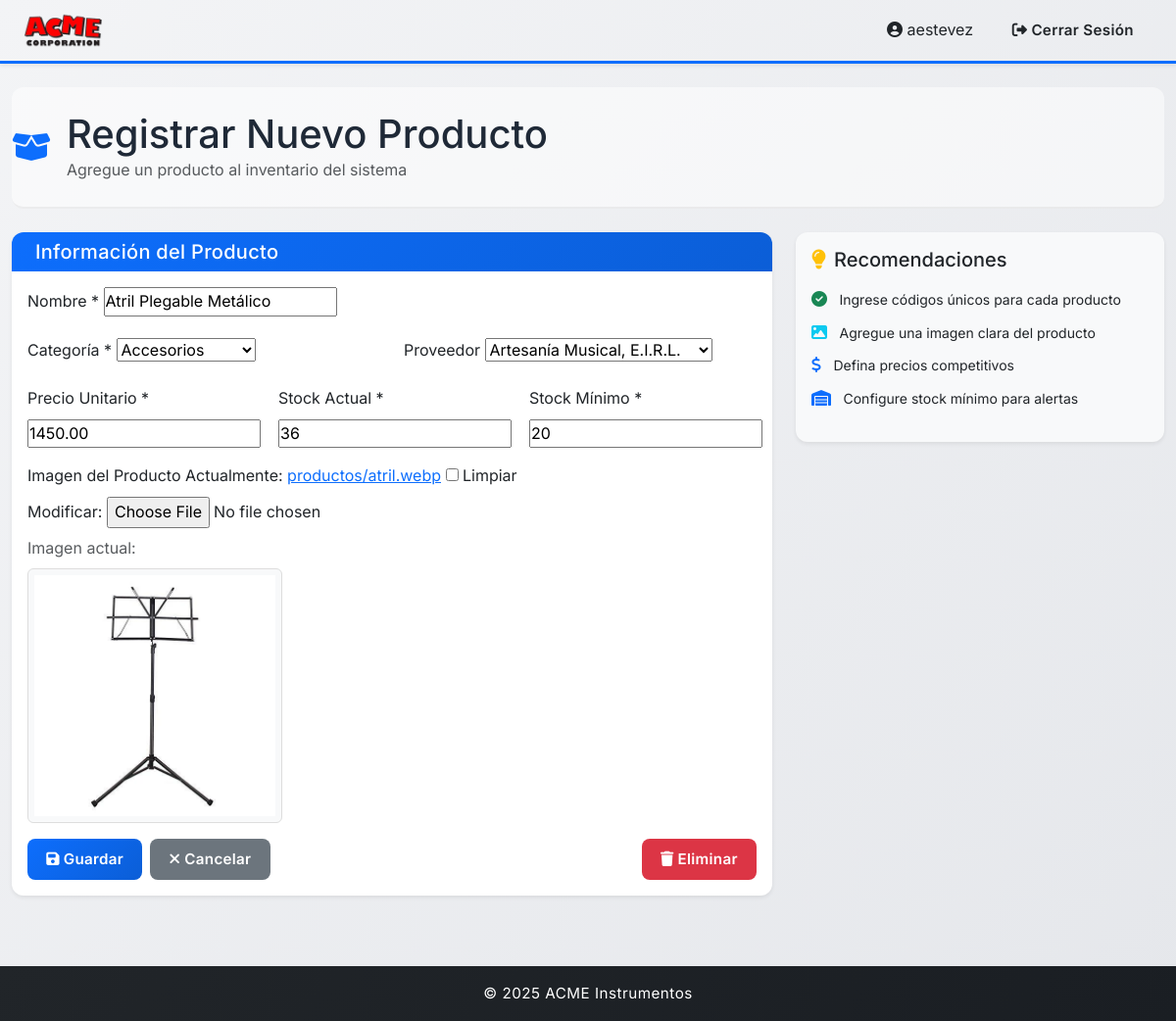
The app's page /inventario/productos/ACC-002 (signed in) with its own data.
### inventario/models.py (models this page shows, shortened)
class Producto(models.Model):
    id_producto = models.AutoField(primary_key=True)
    codigo = models.CharField(max_length=10, unique=True, blank=True, editable=False)
    nombre = models.CharField(max_length=50, unique=True)
    imagen = models.ImageField(upload_to="productos/", null=True, blank=True)
    categoria = models.ForeignKey(CategoriaProducto, on_delete=models.CASCADE)
    proveedor = models.ForeignKey(
        "proveedores.Proveedor",
        on_delete=models.SET_NULL,
        null=True,
        blank=True,
        related_name="productos",
    )
    precio_unitario = models.DecimalField(max_digits=10, decimal_places=2)
    stock_actual = models.IntegerField()
    stock_minimo = models.IntegerField()
    creado_en = models.DateTimeField(auto_now_add=True)

### inventario/views.py (the view)
# urls.py: path("productos/<str:codigo>", crear_editar_producto, name="producto_detalle"),
def crear_editar_producto(request, codigo=None):
    producto = (
        get_object_or_404(Producto, codigo=codigo) if codigo is not None else None
    )
    if request.method == "POST":
        form = ProductoForm(request.POST, request.FILES, instance=producto)
        if form.is_valid():
            form.save()
            return redirect("inventario" if producto else "crear_producto")
    else:
        form = ProductoForm(instance=producto)
    return render(
        request, "producto_form.html", {"form": form, "editando": producto is not None}
    )

### inventario/forms.py
class ProductoForm(forms.ModelForm):
    class Meta:
        model = Producto
        fields = "__all__"

### inventario/models.py (called while the page is built)
    def __str__(self):
        return self.descripcion

### proveedores/models.py (called while the page is built)
    def __str__(self):
        return self.nombre

### inventario/templates/producto_form.html (shortened to what this page needs)
{% extends "base.html" %} {% block content %}
<div class="page-header mb-4">
  <div class="d-flex align-items-center">
    <i class="fas fa-box-open fa-2x text-primary me-3"></i>
    <div>
      <h1 class="mb-0">Registrar Nuevo Producto</h1>
      <p class="text-muted mb-0">Agregue un producto al inventario del sistema</p>
    </div>
  </div>
</div>
<div class="row">
  <div class="col-md-8">
    <div class="card shadow-sm">
      <div class="card-header bg-gradient-primary text-white">
        <h5 class="mb-0">Información del Producto</h5>
      </div>
      <div class="card-body">
        <form method="POST" enctype="multipart/form-data">
          <div class="mb-3">
            <label class="form-label">Nombre *</label>
            {{ form.nombre }}
          </div>
          <div class="row">
            <div class="col-md-6 mb-3">
              <label class="form-label">Categoría *</label>
              {{ form.categoria }}
            </div>
            <div class="col-md-6 mb-3">
              <label class="form-label">Proveedor</label>
              {{ form.proveedor }}
            </div>
          </div>
          <div class="row">
            <div class="col-md-4 mb-3">
              <label class="form-label">Precio Unitario *</label>
              {{ form.precio_unitario }}
            </div>
            <div class="col-md-4 mb-3">
              <label class="form-label">Stock Actual *</label>
              {{ form.stock_actual }}
            </div>
            <div class="col-md-4 mb-3">
              <label class="form-label">Stock Mínimo *</label>
              {{ form.stock_minimo }}
            </div>
          </div>
          <div class="mb-3">
            <label class="form-label">Imagen del Producto</label>
            {{ form.imagen }} {% if form.instance.imagen %}
            <div class="mt-2">
              <p class="text-muted mb-2">Imagen actual:</p>
              <img
                src="{{ form.instance.imagen.url }}"
                alt="{{ form.instance.nombre }}"
                class="product-image-preview"
              />
            </div>
            {% endif %}
          </div>
          <div class="d-flex gap-2">
            <button type="submit" class="btn btn-primary">
              <i class="fas fa-save me-1"></i>Guardar
            </button>
            <a href="{% url 'inventario' %}" class="btn btn-secondary">
              <i class="fas fa-times me-1"></i>Cancelar
            </a>
            {% if form.instance.pk %}
            <a
              href="{% url 'borrar_producto' form.instance.pk %}"
              class="btn btn-danger ms-auto"
              onclick="return confirm('¿Seguro que deseas borrar este producto?');"
            >
              <form action="{% url 'borrar_producto' form.instance.pk %}" method="POST" style="display: inline;">
                <i class="fas fa-trash me-1"></i>Eliminar
            </form>
            </a>
            {% endif %}
          </div>
        </form>
      </div>
    </div>
  </div>
  <div class="col-md-4">
    <div class="card shadow-sm bg-light mb-3">
      <div class="card-body">
        <h5 class="card-title mb-3">
          <i class="fas fa-lightbulb text-warning me-2"></i>Recomendaciones
        </h5>
        <ul class="list-unstyled">
          <li class="mb-2">
            <i class="fas fa-check-circle text-success me-2"></i>
            <small>Ingrese códigos únicos para cada producto</small>
          </li>
          <li class="mb-2">
            <i class="fas fa-image text-info me-2"></i>
            <small>Agregue una imagen clara del producto</small>
          </li>
          <li class="mb-2">
            <i class="fas fa-dollar-sign text-primary me-2"></i>
            <small>Defina precios competitivos</small>
          </li>
          <li>
            <i class="fas fa-warehouse text-primary me-2"></i>
            <small>Configure stock mínimo para alertas</small>
          </li>
        </ul>
      </div>
    </div>
  </div>
</div>
{% endblock %}

### templates/base.html (shortened to what this page needs)
{% load static %}
<!DOCTYPE html>
<html lang="es">
  <head>
    <link
      href="https://cdn.jsdelivr.net/npm/bootstrap@5.3.8/dist/css/bootstrap.min.css"
      rel="stylesheet"
    />
    <link rel="stylesheet" href="https://cdnjs.cloudflare.com/ajax/libs/font-awesome/6.4.0/css/all.min.css" />
    <link rel="stylesheet" href="{% static 'styles.css' %}" />
  </head>
  <body>
    <nav class="navbar navbar-expand-lg text-dark shadow-sm">
      <div class="container-fluid px-4">
        <a class="navbar-brand fw-bold d-flex align-items-center" href="{% url 'home' %}">
          <img src="{% static 'logo.webp' %}" alt="ACME logo" width="80" />
        </a>
        <div class="collapse navbar-collapse" id="navbarNav">
          <div class="ms-auto">
            {% if user.is_authenticated %}
            <span class="me-3"><i class="fas fa-user-circle"></i> {{ user.username }}</span>
            <form method="post" action="{% url 'logout' %}" class="d-inline">
              <button type="submit" class="btn btn-outline-light btn-sm text-dark">
                <i class="fas fa-sign-out-alt"></i> Cerrar Sesión
              </button>
            </form>
            {% endif %}
          </div>
        </div>
      </div>
    </nav>
    <main class="py-4">
      <div class="container-fluid">
        {% block content %} {% endblock %}
      </div>
    </main>
    <footer class="bg-dark text-white text-center py-3 mt-5">
      <p class="mb-0">&copy; 2025 ACME Instrumentos</p>
    </footer>
  </body>
</html>

### static/styles.css (style rules this page uses)
* { margin: 0; padding: 0; box-sizing: border-box; font-family: 'Inter', -apple-system, BlinkMacSystemFont, 'Segoe UI', sans-serif; }
:root { --primary-color: #0d6efd; --secondary-color: #6c757d; --success-color: #10b981; --danger-color: #ef4444; --warning-color: #f59e0b; --info-color: #06b6d4; --light-bg: #f9fafb; --dark-bg: #1f2937; --border-radius: 12px; --transition: all 0.3s cubic-bezier(0.4, 0, 0.2, 1); --shadow-sm: 0 1px 2px 0 rgba(0, 0, 0, 0.05); --shadow-md: 0 4px 6px -1px rgba(0, 0, 0, 0.1); --shadow-lg: 0 10px 15px -3px rgba(0, 0, 0, 0.1); --shadow-xl: 0 20px 25px -5px rgba(0, 0, 0, 0.1); }
html { scroll-behavior: smooth; }
html, body { height: 100%; }
body { display: flex; flex-direction: column; background: linear-gradient(135deg, #f3f4f6 0%, #e5e7eb 100%); min-height: 100vh; color: #1f2937; font-weight: 400; line-height: 1.6; }
.navbar { box-shadow: 0 2px 15px rgba(0, 0, 0, 0.1); border-bottom: 3px solid var(--primary-color); }
.bg-gradient-primary { background: linear-gradient(135deg, #0d6efd 0%, #0b5ed7 100%) !important; }
.navbar-brand { font-size: 1.5rem; letter-spacing: 1px; transition: var(--transition); }
footer { background: linear-gradient(135deg, #212529 0%, #1a1e23 100%); margin-top: auto; }
footer p { font-size: 0.95rem; letter-spacing: 0.5px; }
main { flex: 1; }
.btn { border-radius: 8px; font-weight: 600; padding: 0.6rem 1.2rem; transition: var(--transition); border: none; font-size: 0.95rem; letter-spacing: 0.3px; position: relative; overflow: hidden; }
.btn::before { content: ''; position: absolute; top: 50%; left: 50%; width: 0; height: 0; border-radius: 50%; background: rgba(255, 255, 255, 0.5); transform: translate(-50%, -50%); transition: width 0.6s, height 0.6s; pointer-events: none; }
.btn-primary { background: linear-gradient(135deg, #0d6efd 0%, #0b5ed7 100%); border: none; }
.card { border: none; border-radius: var(--border-radius); box-shadow: var(--shadow-md); transition: var(--transition); background: white; overflow: hidden; }
.card-header { background: linear-gradient(135deg, #0d6efd 0%, #0b5ed7 100%); color: white; border: none; border-radius: var(--border-radius) var(--border-radius) 0 0; font-weight: 600; letter-spacing: 0.3px; }
.page-header { padding: 1.5rem 0; border-bottom: 2px solid rgba(0, 0, 0, 0.05); background: rgba(255, 255, 255, 0.5); border-radius: var(--border-radius); }
.product-image-preview { width: 100%; max-width: 260px; height: 260px; object-fit: contain; background: #f8f9fa; border: 1px solid #ddd; padding: 6px; border-radius: 6px; }

### records on screen
Producto: nombre "Atril Plegable Metálico", categoria "Accesorios", proveedor "Artesanía Musical, E.I.R.L.", precio_unitario "1450.00", stock_actual "36", stock_minimo "20", instance.imagen (picture)

### other values on screen
{{ user.username }} "aestevez"
